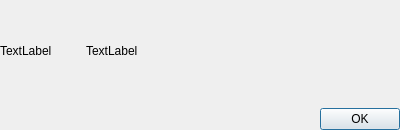
<?xml version="1.0" encoding="UTF-8"?>
<ui version="4.0">
 <class>Dialog</class>
 <widget class="QDialog" name="Dialog">
  <property name="geometry">
   <rect>
    <x>0</x>
    <y>0</y>
    <width>400</width>
    <height>130</height>
   </rect>
  </property>
  <property name="windowTitle">
   <string>Dialog</string>
  </property>
  <property name="modal">
   <bool>true</bool>
  </property>
  <layout class="QVBoxLayout" name="verticalLayout_2">
   <property name="margin">
    <number>0</number>
   </property>
   <item>
    <layout class="QHBoxLayout" name="horizontalLayout">
     <item>
      <widget class="QLabel" name="pictureLabel">
       <property name="minimumSize">
        <size>
         <width>80</width>
         <height>80</height>
        </size>
       </property>
       <property name="maximumSize">
        <size>
         <width>80</width>
         <height>80</height>
        </size>
       </property>
       <property name="text">
        <string>TextLabel</string>
       </property>
      </widget>
     </item>
     <item>
      <widget class="QLabel" name="textLabel">
       <property name="text">
        <string>TextLabel</string>
       </property>
      </widget>
     </item>
    </layout>
   </item>
   <item>
    <widget class="QDialogButtonBox" name="buttonBox">
     <property name="orientation">
      <enum>Qt::Horizontal</enum>
     </property>
     <property name="standardButtons">
      <set>QDialogButtonBox::Ok</set>
     </property>
    </widget>
   </item>
  </layout>
 </widget>
 <resources/>
 <connections>
  <connection>
   <sender>buttonBox</sender>
   <signal>accepted()</signal>
   <receiver>Dialog</receiver>
   <slot>accept()</slot>
   <hints>
    <hint type="sourcelabel">
     <x>248</x>
     <y>254</y>
    </hint>
    <hint type="destinationlabel">
     <x>157</x>
     <y>274</y>
    </hint>
   </hints>
  </connection>
  <connection>
   <sender>buttonBox</sender>
   <signal>rejected()</signal>
   <receiver>Dialog</receiver>
   <slot>reject()</slot>
   <hints>
    <hint type="sourcelabel">
     <x>316</x>
     <y>260</y>
    </hint>
    <hint type="destinationlabel">
     <x>286</x>
     <y>274</y>
    </hint>
   </hints>
  </connection>
 </connections>
</ui>
